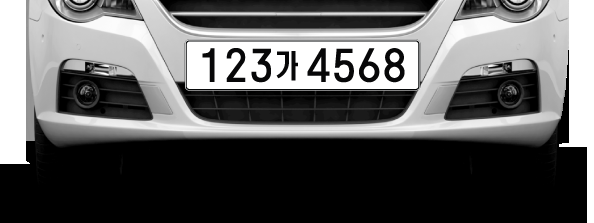
#> input picture dir/numb.png, 594 x 223 px
$ python challenge.py
#> lines starting #> are read from the running program, lines starting #| are printed output that depends on the picture; after the words box and inside, x2 and y2 are one past the last pixel; in counts of white or black regions, pixels touching at a corner belong together
import cv2

img = cv2.imread('dir/numb.png', cv2.IMREAD_GRAYSCALE)
#> img: shape (223, 594); min 0, max 255, mean 95.3

ret, img = cv2.threshold(img, 100, 255, cv2.THRESH_BINARY)
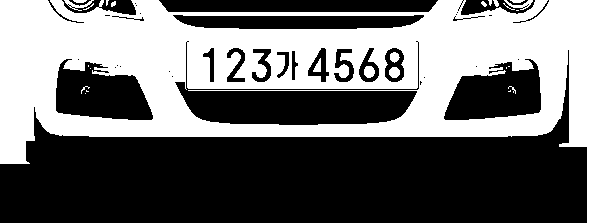
#> img: shape (223, 594); 42.8% white; 26 white regions (14 under 20 px), largest, box (x1, y1, x2, y2) and area: (0, 0, 594, 223) 55852, (364, 66, 375, 78) 107, (64, 0, 94, 11) 106

cv2.imshow('img', img)
cv2.waitKey()
cv2.destroyAllWindows()

$ run again, with dir/1.PNG copied over dir/numb.png
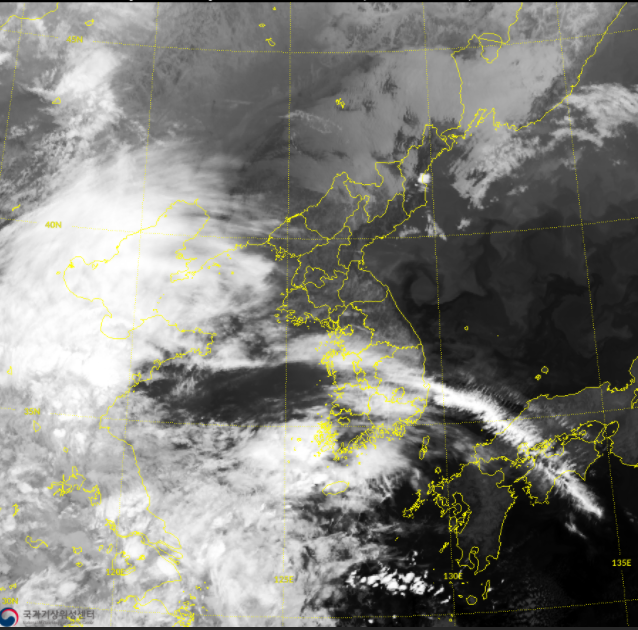
#> input picture dir/1.PNG, 638 x 630 px
#> `img = cv2.imread('dir/numb.png', cv2.IMREAD_GRAYSCALE)`:
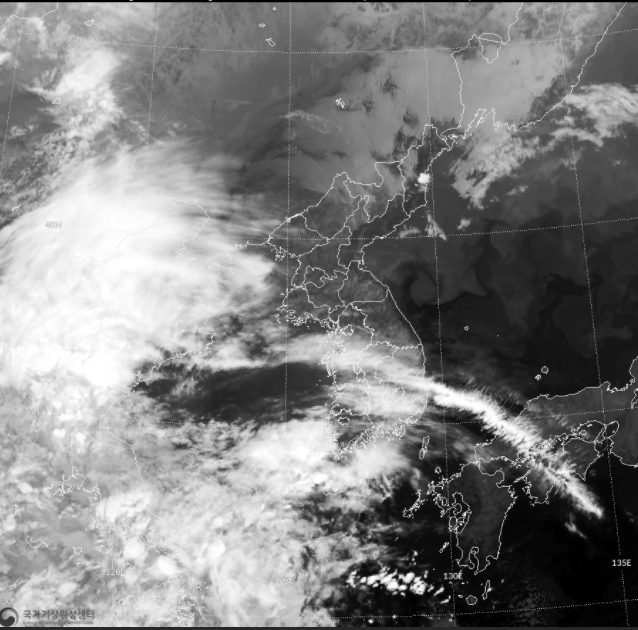
#> img: shape (630, 638); min 0, max 255, mean 128.6
#> `ret, img = cv2.threshold(img, 100, 255, cv2.THRESH_BINARY)`:
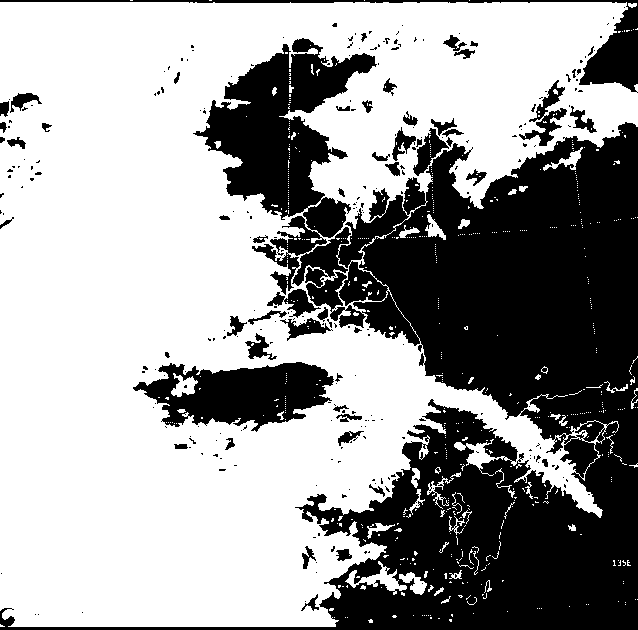
#> img: shape (630, 638); 61.7% white; 271 black regions (217 under 20 px), largest, box (x1, y1, x2, y2) and area: (0, 38, 638, 630) 133161, (133, 362, 334, 432) 8457, (0, 0, 638, 93) 4285

$ run again, with dir/HSV.jpg saved as dir/numb.png
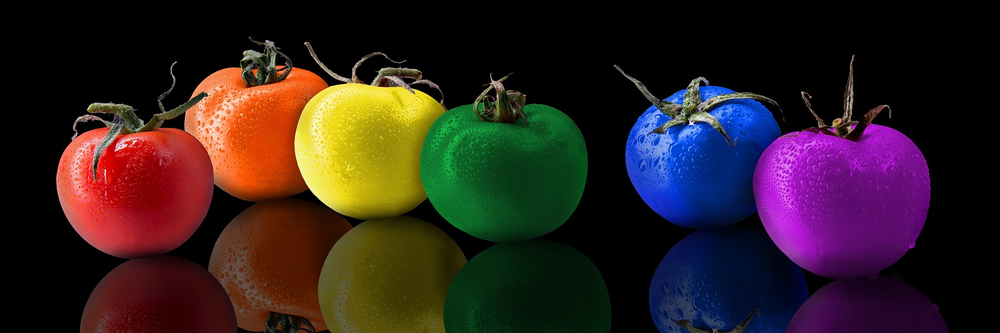
#> input picture dir/HSV.jpg, 1000 x 333 px, shrunk from 1920 x 640 before the run
#> `img = cv2.imread('dir/numb.png', cv2.IMREAD_GRAYSCALE)`:
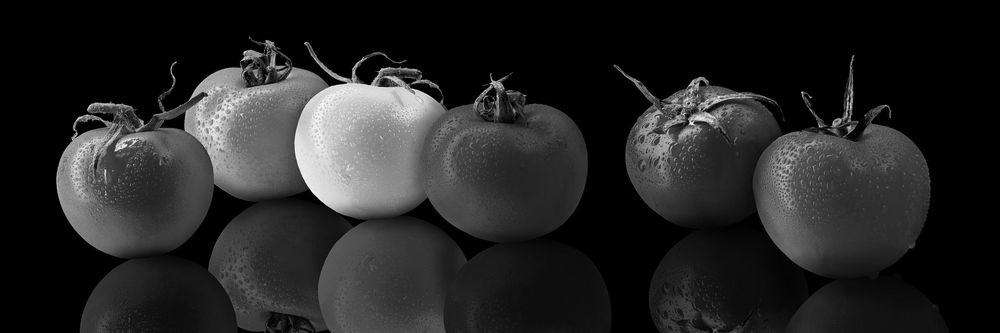
#> img: shape (333, 1000); min 0, max 255, mean 37
#> `ret, img = cv2.threshold(img, 100, 255, cv2.THRESH_BINARY)`:
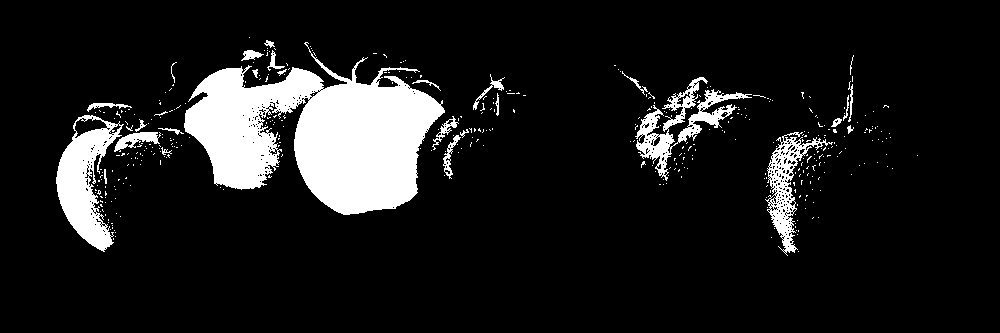
#> img: shape (333, 1000); 11% white; 404 white regions (375 under 20 px), largest, box (x1, y1, x2, y2) and area: (184, 42, 445, 215) 24436, (56, 115, 124, 252) 4299, (635, 77, 752, 181) 2797
